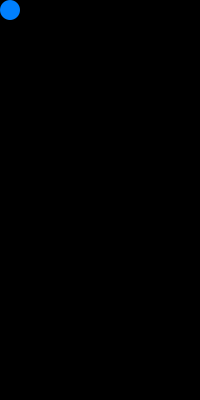
Frame 1 (no input)
Frame 60 (the mouse pressed at the canvas centre just before this capture): identical to frame 1, image omitted
Frame 120 (the mouse held since frame 60 and released just before this capture): identical to frame 1, image omitted

The Processing sketch that drew this single still picture (run headless with seeded random() and noise(); from frame 60 on, the mouse is pressed at the canvas centre):

// Processing sketch: sketch_200615_BallMotion2
// ── sketch_200615_BallMotion2.pde
int dia = 20;  //diameter
float posX = 10.0;   //position X
float posY = 10.0;   //position Y
float spdX = 0.5;        //speed
float spdY = 0.0;        //speed
float GRAV = 9.8;
int flagK = 0;  //flag by keyboard
float REAC = 0.8;//reaction
float FRIC = 0.995;//friction

void setup() {   // Initialize
  size(200, 400);    //window
  background(0, 0, 0); //black
  noStroke();    //lineless
  frameRate(60);
}

void draw() {    // main loop  
  fill(0,0,0);  //clear color
  rect(0, 0, width, height);
  
  fill(0,128,255);  //circle color
  if (flagK == 0) {  //watch at flag
    ellipse(posX, posY, dia, dia);  //circle
  } else {
    spdY += GRAV/60;
    posX += spdX;
    posY += spdY;
    if (posY >= height-dia/2) {
      spdY *=-REAC;//reaction
      posY = height-dia/2;
    }
    spdX *=FRIC;//friction
    spdY *=FRIC;//friction
    ellipse(posX, posY, dia, dia);  //circle
  }
}

void keyPressed() {
  if (key == ' ') {  //space
    flagK = 1;  //clear mode set
  }
}
